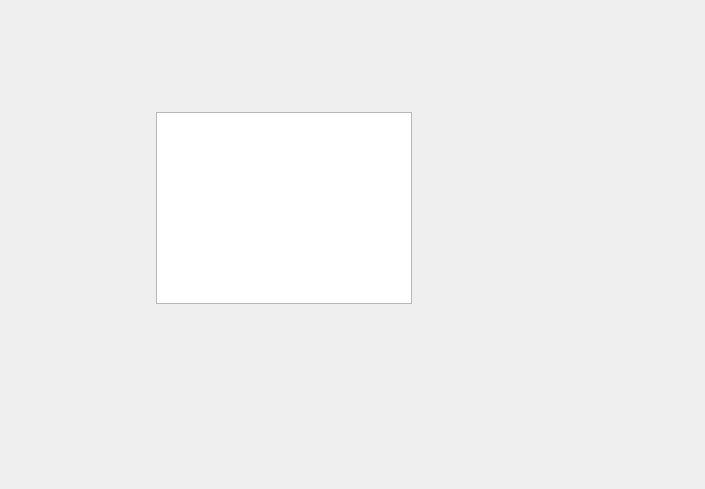
<?xml version="1.0" encoding="UTF-8"?>
<ui version="4.0">
 <class>QFormDoc</class>
 <widget class="QWidget" name="QFormDoc">
  <property name="geometry">
   <rect>
    <x>0</x>
    <y>0</y>
    <width>705</width>
    <height>489</height>
   </rect>
  </property>
  <property name="windowTitle">
   <string>Form</string>
  </property>
  <widget class="QPlainTextEdit" name="plainTextEdit">
   <property name="geometry">
    <rect>
     <x>156</x>
     <y>112</y>
     <width>256</width>
     <height>192</height>
    </rect>
   </property>
  </widget>
  <action name="actOpen">
   <property name="icon">
    <iconset resource="image.qrc">
     <normaloff>:/img/image/open.jfif</normaloff>:/img/image/open.jfif</iconset>
   </property>
   <property name="text">
    <string>打开</string>
   </property>
  </action>
  <action name="actCut">
   <property name="icon">
    <iconset resource="image.qrc">
     <normaloff>:/img/image/cut.jfif</normaloff>:/img/image/cut.jfif</iconset>
   </property>
   <property name="text">
    <string>剪切</string>
   </property>
  </action>
  <action name="actCopy">
   <property name="icon">
    <iconset resource="image.qrc">
     <normaloff>:/img/image/copy.jfif</normaloff>:/img/image/copy.jfif</iconset>
   </property>
   <property name="text">
    <string>复制</string>
   </property>
  </action>
  <action name="actPaste">
   <property name="icon">
    <iconset resource="image.qrc">
     <normaloff>:/img/image/paste.jfif</normaloff>:/img/image/paste.jfif</iconset>
   </property>
   <property name="text">
    <string>粘贴</string>
   </property>
  </action>
  <action name="actFont">
   <property name="icon">
    <iconset resource="image.qrc">
     <normaloff>:/img/image/font.jfif</normaloff>:/img/image/font.jfif</iconset>
   </property>
   <property name="text">
    <string>字体</string>
   </property>
  </action>
  <action name="actClose">
   <property name="icon">
    <iconset resource="image.qrc">
     <normaloff>:/img/image/close.jfif</normaloff>:/img/image/close.jfif</iconset>
   </property>
   <property name="text">
    <string>关闭</string>
   </property>
  </action>
  <action name="actUndo">
   <property name="icon">
    <iconset resource="image.qrc">
     <normaloff>:/img/image/Undo.png</normaloff>:/img/image/Undo.png</iconset>
   </property>
   <property name="text">
    <string>撤销</string>
   </property>
  </action>
  <action name="actRedo">
   <property name="icon">
    <iconset resource="image.qrc">
     <normaloff>:/img/image/Redo.jpg</normaloff>:/img/image/Redo.jpg</iconset>
   </property>
   <property name="text">
    <string>重复</string>
   </property>
  </action>
 </widget>
 <resources>
  <include location="image.qrc"/>
 </resources>
 <connections/>
</ui>
